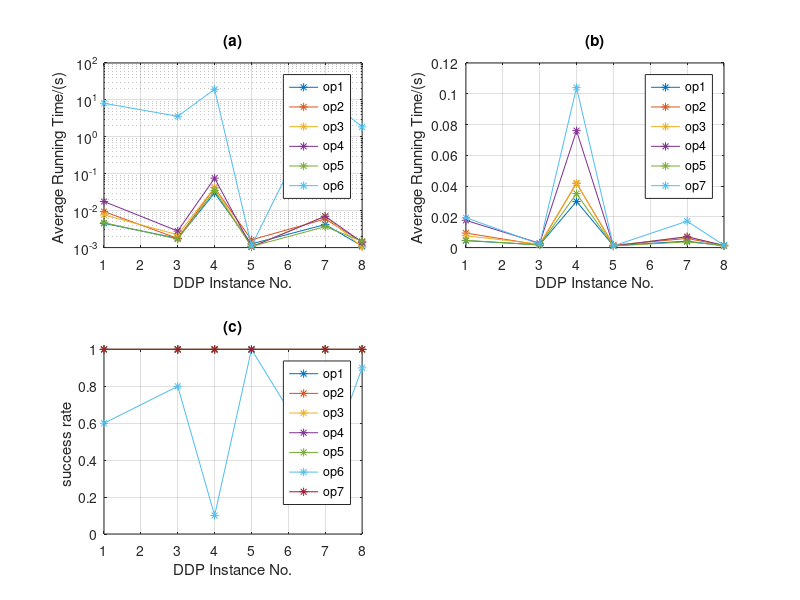

MATLAB code for this plot:
%Comparison of DDmap and algorithm in [3] and [13].



y1=[0.00453    0.00945   0.00766   0.01769   0.00472     0.019455 ;
  0.00178    0.00177    0.00223  0.00281   0.00170      0.00224;
0.030      0.0418    0.0419    0.076     0.0351      0.104;
0.00126    0.00162   0.00105   0.00104   0.00107     0.001089;
0.00421    0.00595   0.00716   0.00704   0.00369     0.017176;
0.0011     0.00142   0.00103   0.00140   0.00149      0.00151 ];


y2=[0.00453    0.00945   0.00766   0.01769   0.00472   8.10849   ;
  0.00178    0.00177    0.00223  0.00281   0.00170   3.59479  ;
0.030      0.0418    0.0419    0.076     0.0351    19.423    ;
0.00126    0.00162   0.00105   0.00104   0.00107   0.00111  ;
0.00421    0.00595   0.00716   0.00704   0.00369   12.118   ;
0.0011     0.00142   0.00103   0.00140   0.00149   1.858  ];



ss1=[1 1 1 1 1 1;
    1 1 1 1 1 1 ;
    1 1 1 1 1 1;
    1 1 1 1 1 1 ;
    1 1 1 1 1 1;
    0.6  0.8  0.1  1  0.35  0.9;
    1 1 1 1 1 1];
  
  

a=[1 3 4 5 7 8];



figure;
subplot(2,2,1);
semilogy(a,y2,'*-') ;
xlabel('DDP Instance No.');
ylabel('Average Running Time/(s) ');
legend('op1','op2','op3','op4','op5','op6');
title('(a)');
hold on
grid;



subplot(2,2,2)
plot(a,y1,'*-') ;
xlabel('DDP Instance No.');
ylabel('Average Running Time/(s) ');
legend('op1','op2','op3','op4','op5','op7');
title('(b)');
hold on
grid;


% figure;
subplot(2,2,3)
plot(a,ss1,'*-') ;
xlabel('DDP Instance No.');
ylabel('success rate ');
legend('op1','op2','op3','op4','op5','op6','op7');
title('(c)');
hold on
grid;



